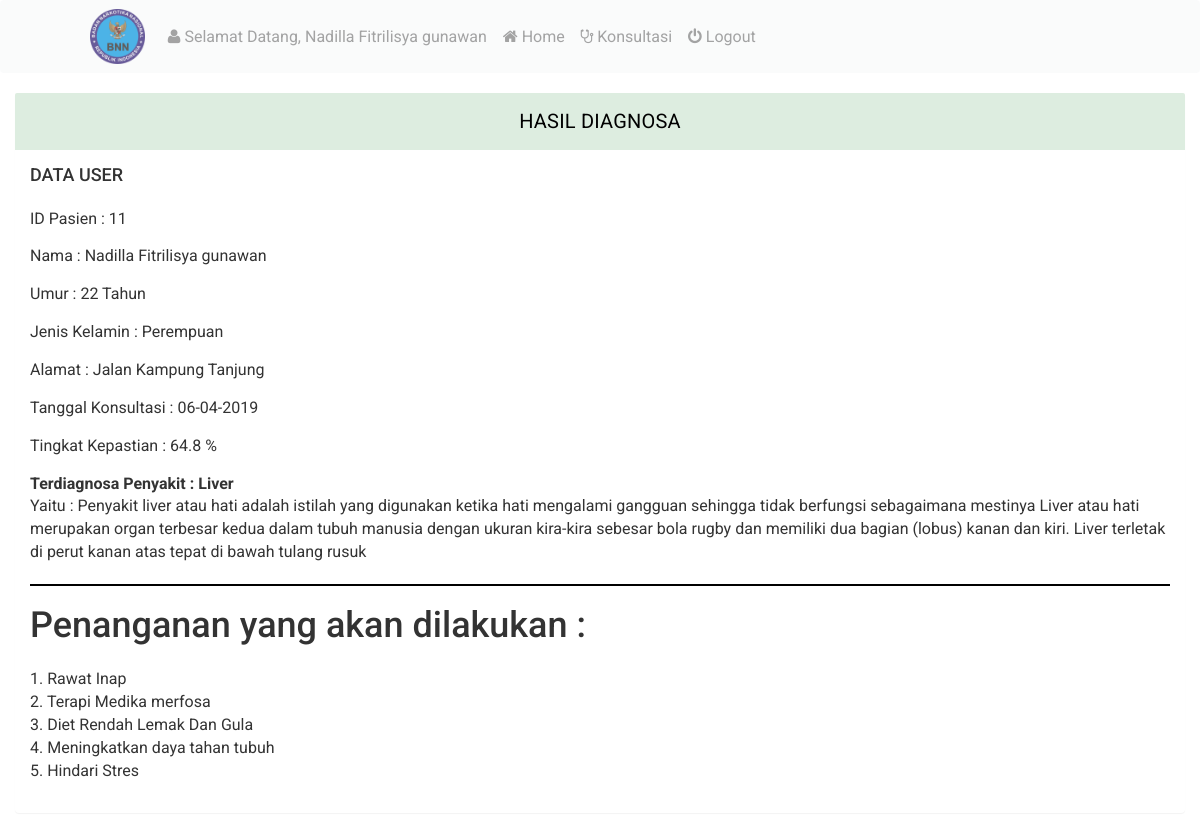
The app's page /user/hasil_diagnosa.php (signed in) with its own data.
### tables this page shows
CREATE TABLE `user` (
  `id` int(11) NOT NULL,
  `username` varchar(32) NOT NULL,
  `password` varchar(255) NOT NULL,
  `nama` varchar(32) NOT NULL,
  `umur` varchar(10) NOT NULL,
  `jk` varchar(15) NOT NULL,
  `email` varchar(32) NOT NULL,
  `alamat` varchar(50) NOT NULL,
  `level` varchar(11) NOT NULL,
  `tgl` varchar(20) NOT NULL
);

CREATE TABLE `konsultasi` (
  `id` int(11) NOT NULL,
  `nama` varchar(50) NOT NULL,
  `umur` varchar(10) NOT NULL,
  `jk` varchar(10) NOT NULL,
  `alamat` varchar(255) NOT NULL,
  `tgl` varchar(10) NOT NULL,
  `id_penyakit` varchar(11) NOT NULL,
  `rule1` varchar(11) NOT NULL,
  `rule2` varchar(11) NOT NULL,
  `rule3` varchar(11) NOT NULL,
  `rule4` varchar(11) NOT NULL,
  `rule5` varchar(11) NOT NULL,
  `hasil_max` varchar(11) NOT NULL
);

CREATE TABLE `penyakit` (
  `id_penyakit` varchar(5) NOT NULL,
  `nm_penyakit` varchar(50) NOT NULL,
  `ket` varchar(1000) NOT NULL
);

CREATE TABLE `solusi` (
  `id_solusi` varchar(5) NOT NULL,
  `id_penyakit` varchar(50) NOT NULL,
  `solusi` varchar(255) NOT NULL
);

### assets/module/koneksi.php (called while the page is built)
<?php
$conn = mysqli_connect("localhost", "root", "", "sp_kandungan");
function query($query)
{
	global $conn;
	$result = mysqli_query($conn, $query);
	$rows = [];
	while ($row = mysqli_fetch_assoc($result)) {
		$rows[] = $row;
	}
	return $rows;
}

### user/hasil_diagnosa.php (the view, shortened to what this page needs)
<?php
require 'header.php';
$hasil = query("SELECT * FROM konsultasi ORDER BY id DESC")[0];
$p1 = query("SELECT * FROM penyakit WHERE id_penyakit = 'P01'")[0];
$sp1 = query("SELECT * FROM solusi WHERE id_penyakit LIKE '%P01%'");
?>
<section class="container" style="margin-right: 133px;">
	<div style="width: 1170px" class="panel panel-default" style="opacity: 0.8;">
		<div class="panel-heading">Hasil Diagnosa</div>
		<div class="panel-body">
			<h4 class="main-text"> DATA USER</h4>
			<br />
			<div class="container">
				<div class=" form">
					<div class="cmxform form-horizontal ">
						<div class="form-group ">
							ID Pasien : <?= $hasil['id']; ?>
						</div>
						<div class="form-group ">
							Nama : <?= $hasil['nama']; ?>
						</div>
						<div class="form-group ">
							Umur : <?= $hasil['umur']; ?> Tahun
						</div>
						<div class="form-group ">
							Jenis Kelamin : <?= $hasil['jk']; ?>
						</div>
						<div class="form-group ">
							Alamat : <?= $hasil['alamat'] ?>
						</div>
						<div class="form-group ">
							Tanggal Konsultasi : <?= $hasil['tgl'] ?>
						</div>
						<div class="form-group ">
							Tingkat Kepastian : <?= $hasil['hasil_max']; ?> %
						</div>
						<div class="form-group">
							<?php
							if ($hasil['id_penyakit'] === 'P01') {
								echo "<b>Terdiagnosa Penyakit : ";
								echo $p1['nm_penyakit'] . "</b>";
								echo "<br>Yaitu : ";
								echo $p1['ket'] . "</b>";
								echo "<hr style='border: 1px solid black;'><h1>Penanganan yang akan dilakukan : </h1><br>";
								$no = 1;
								foreach ($sp1 as $row) :
									echo $no;
									echo ". ";
									echo $row['solusi'];
									echo "<br>";
									$no++;
								endforeach;
							}
							?>
						</div>
					</div>
				</div>
			</div>
		</div>
	</div>
</section>
</body>
</html>

### user/header.php (shortened to what this page needs)
<?php
require '../assets/module/koneksi.php';
?>
<!DOCTYPE html>
<html>
<head>
	<link rel="stylesheet" href="../assets/css/bootsrap4.min.css">
	<link rel="stylesheet" href="../assets/css/bootstrap.min.css">
	<link href="../assets/css/style.css" rel='stylesheet' type='text/css' />
	<link href="../assets/css/style-responsive.css" rel="stylesheet" />
	<link rel="stylesheet" href="../assets/css/font.css" type="text/css" />
	<link href="../assets/css/font-awesome.css" rel="stylesheet">
	<link rel="stylesheet" href="../assets/css/morris.css" type="text/css" />
	<link rel="stylesheet" href="../assets/css/monthly.css">
</head>
<body>
	<nav class="navbar navbar-expand-lg navbar-light bg-light" style="opacity: 0.7 ">
		<div class="container">
			<a href="index.php" class="">
				&nbsp;&nbsp;&nbsp;&nbsp;&nbsp;<img style="padding-left:25px; padding-top:0px; position: center" width="80" src="../assets/images/bnn.png">
			</a>
			<div class="collapse navbar-collapse" id="navbarNav">
				<ul class="navbar-nav">
					<?php
					$pasien = query("SELECT * FROM user WHERE id = '$_SESSION[logUser]'")[0];
					?>
					<li class="nav-item">
						<a class="nav-link" href="index.php"><span class="fa fa-user"></span> Selamat Datang, <?php echo $pasien['nama'] ?></a>
					</li>
					<li class="nav-item">
						<a class="nav-link" href="index.php"><span class="fa fa-home"></span> Home</a>
					</li>
					<li class="nav-item">
						<a class="nav-link" href="konsultasi.php"><span class="fa icon-stethoscope"></span> Konsultasi</a>
					</li>
					<li class="nav-item">
						<a class="nav-link" href="logout.php"><span class="fa icon-off"></span> Logout</a>
					</li>
				</ul>
			</div>
		</div>
	</nav>

### assets/css/style.css (style rules this page uses)
h4, h5, h6, h1, h2, h3 { margin: 0; }
ul, ol { margin: 0; }
html, body { font-family: 'Roboto', sans-serif; font-size: 100%; overflow-x: hidden; background-size:cover; }
body a { transition: 0.5s all ease; -webkit-transition: 0.5s all ease; -moz-transition: 0.5s all ease; -o-transition: 0.5s all ease; -ms-transition: 0.5s all ease; text-decoration:none; }
h1,h2,h3,h4,h5,h6 { margin:0; }
ul,label { margin:0; padding:0; }
.panel-heading { position: relative; height: 57px; line-height: 57px; letter-spacing: 0.2px; color: #000; font-size: 18px; font-weight: 400; padding: 0 16px; background:#ddede0; border-top-right-radius: 2px; border-top-left-radius: 2px; text-transform: uppercase; text-align: center; }
.panel { border: none ! important; }
.panel-default>.panel-heading { color: #000000 ! important; background-color: #ddede0 ! important; border-color: #ddede0 ! important; font-size: 20px; }

### records on screen
user: nama "Nadilla Fitrilisya gunawan"
konsultasi: id "11", nama "Nadilla Fitrilisya gunawan", umur "22", jk "Perempuan", alamat "Jalan Kampung Tanjung", tgl "06-04-2019", hasil_max "64.8"
penyakit: nm_penyakit "Liver", ket "Penyakit liver atau hati adalah istilah yang digunakan ketika hati mengalami gangguan sehingga tidak berfungsi sebagaimana mestinya Liver atau hati merupakan organ terbesar kedua dalam tubuh manusia dengan ukuran kira-kira sebesar bola rugby dan memiliki dua bagian (lobus) kanan dan kiri. Liver terletak di perut kanan atas tepat di bawah tulang rusuk"
solusi: solusi "Rawat Inap"
solusi: solusi "Terapi Medika merfosa"
solusi: solusi "Diet Rendah Lemak Dan Gula"
solusi: solusi "Meningkatkan daya tahan tubuh"
solusi: solusi "Hindari Stres"
